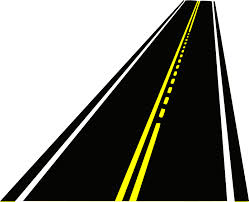
#> input picture Task-3/Line detection/road3.jpg, 249 x 202 px
$ python houghlines.py
#> lines starting #> are read from the running program, lines starting #| are printed output that depends on the picture; after the words box and inside, x2 and y2 are one past the last pixel; in counts of white or black regions, pixels touching at a corner belong together

#Import modules
import cv2
import numpy as np
import matplotlib.pyplot as plt

#Read the image
im = cv2.imread('road3.jpg')
#> im is the input picture: shape (202, 249, 3); mean B, G, R 123.3, 131.5, 131.5
img = im.copy()
im = cv2.cvtColor(im, cv2.COLOR_BGR2RGB)

#Convert to grayscale
gray = cv2.cvtColor(img,cv2.COLOR_BGR2GRAY)
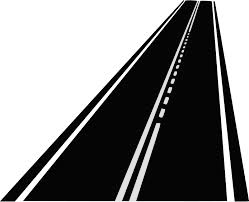
#> gray: shape (202, 249); min 0, max 255, mean 130.7

#Applying filters
blur = cv2.GaussianBlur(gray,(5,5),0)
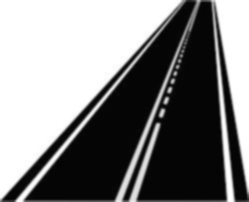
#> blur: shape (202, 249); min 2, max 255, mean 130.3

#Applying Canny edge detection
edges = cv2.Canny(blur,220,150,apertureSize = 3)
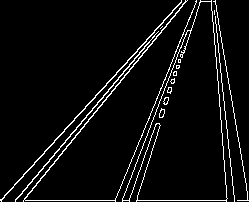
#> edges: shape (202, 249); 5.2% white in thin lines or dots

#Applying Hough's tranforms
lines = cv2.HoughLines(edges,1,np.pi/180,90,10)
#> lines = 18 rows, first 8: [144, 0.681], [135, 0.733], [200, 1.57], [140, 0.698], [182, 0.384], [-212, 3.04], [185, 0.367], [142, 0.716]

for rho,theta in lines[0]:
   a = np.cos(theta)
   b = np.sin(theta)
   x0 = a*rho
   y0 = b*rho
   x1 = int(x0 + 1000*(-b))
   y1 = int(y0 + 1000*(a))
   x2 = int(x0 - 1000*(-b))
   y2 = int(y0 - 1000*(a))

   cv2.line(img,(x1,y1),(x2,y2),(255,0,0),2)
#> this loop made 1 pass
#> (rho, theta, a, b, x0, y0, x1, y1) on pass 1: (144, 0.681, 0.777, 0.629, 111.9, 90.62, -517, 867)
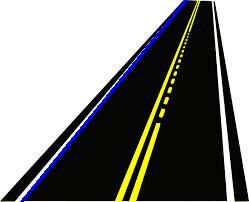
#> img: shape (202, 249, 3); 1.68% of pixels changed, all inside (x1, y1, x2, y2) = (20, 0, 188, 202)

plt.subplot(121),plt.title('Original'),plt.imshow(im)
plt.subplot(122),plt.title('Hough'),plt.imshow(img)
plt.show()
#> figure, not shown here; B, G, R data is drawn as R, G, B
